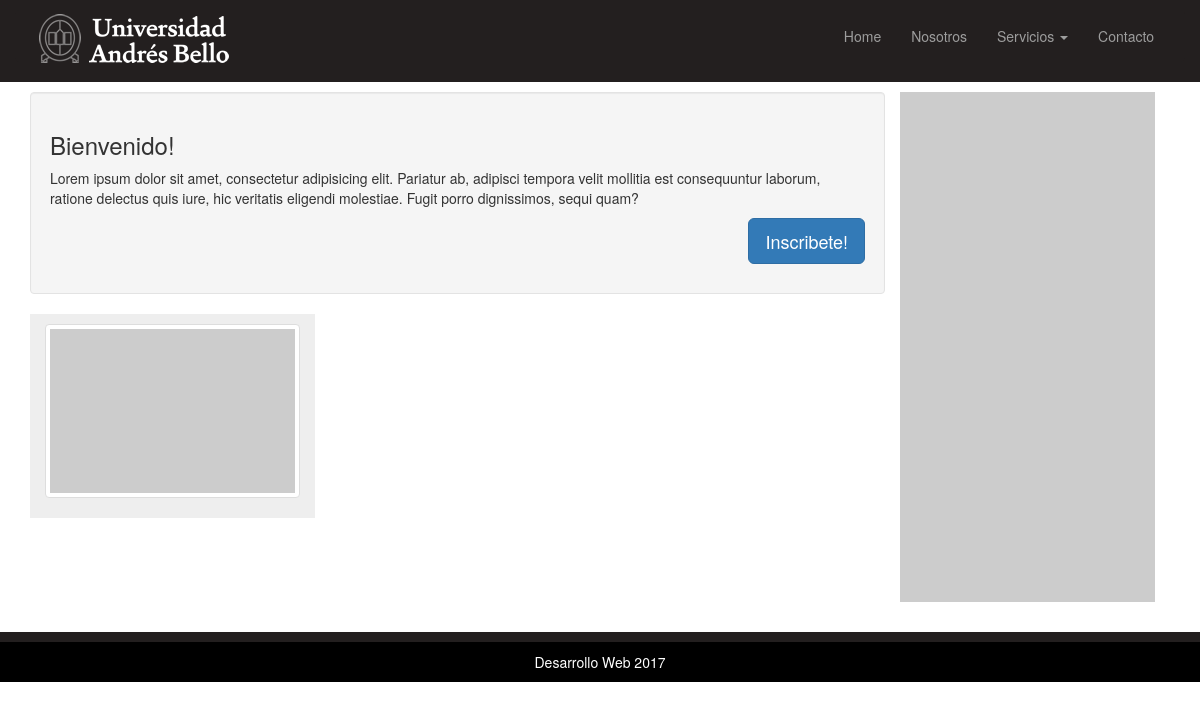
Before: / with the older database file.
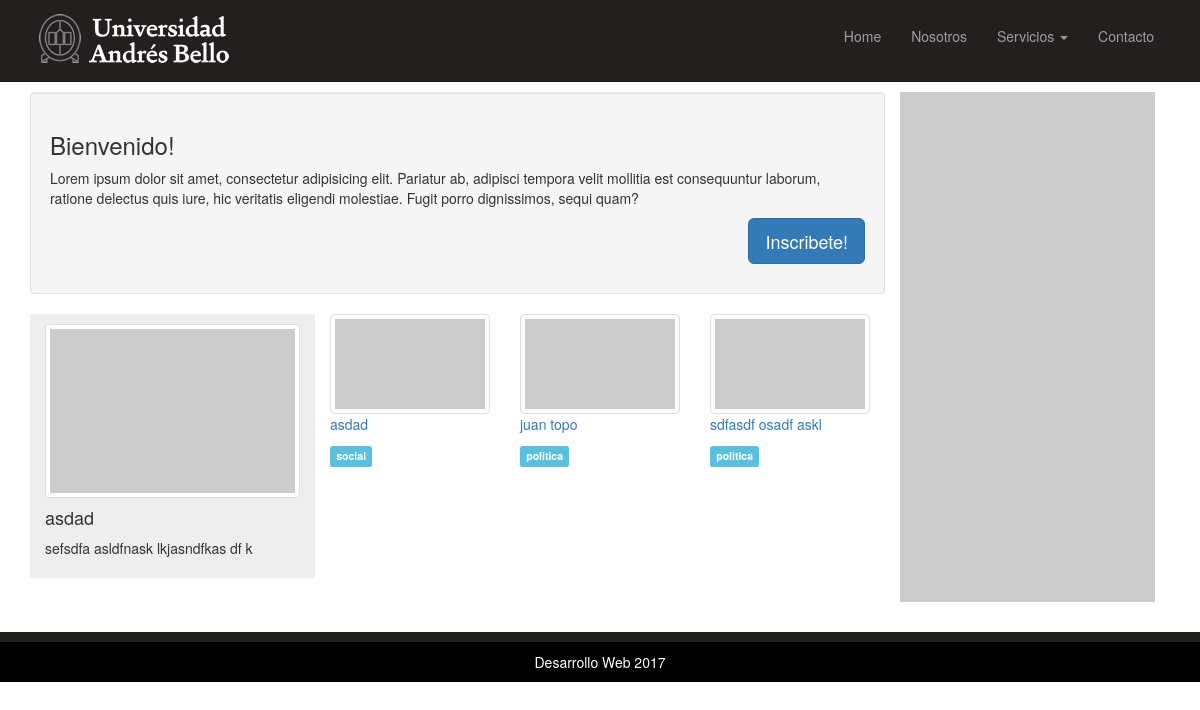
After: the same page with the newer database file.
### noticias/models.py (models this page shows, shortened)
class Noticia(models.Model):
    DESTACADO_CHOICES =((1,"Si"),(2,"No"))
    name = models.CharField(max_length=144)
    description = models.TextField()
    category = models.ForeignKey(Category)
    created = models.DateTimeField(auto_now_add=True)
    modified = models.DateTimeField(auto_now=True)
    imagen = models.ImageField( upload_to = 'static/images')
    destacado_choices = models.PositiveIntegerField(max_length=1, choices=DESTACADO_CHOICES)

class Category(models.Model):
    name = models.CharField(max_length=144)

### noticias/views.py (the view)
# urls.py: url(r'^$', views.index, name='index'),
def index(request):
    data = {}
    data['object_list'] = Noticia.objects.all().order_by('destacado_choices', 'created')
    return render(request,'index.html',data)

### templates/index.html
{% extends 'base.html' %}
{% block content %}
  <section>
    <div class="container">
      <div class="col-lg-9 col-sm-12">
        <div class="well row">
          <h3>Bienvenido!</h3>
          <p>Lorem ipsum dolor sit amet, consectetur adipisicing elit. Pariatur ab, adipisci tempora velit mollitia est consequuntur laborum, ratione delectus quis iure, hic veritatis eligendi molestiae. Fugit porro dignissimos, sequi quam?</p>
          <p class="text-right"><button class="btn btn-primary btn-lg">Inscribete!</button></p>
        </div>
        <div class="row">
          <div class="col-lg-4 aside">
            <div class="row">
              <div class="col-sm-4 col-lg-12">
                <img src="http://placehold.it/300x200" alt="" class="img-thumbnail">
              </div>
              <div class="col-sm-8 col-lg-12">
                <h4>{{object_list.0.name}}</h4>
                <p class="text-justify">{{object_list.0.description}}</p>
              </div>
            </div>
          </div>
          <div class="col-lg-8">
            <div class="row">
              {% for movie in object_list %}
              <div class="col-xs-6 col-sm-4">
                <img src="http://placehold.it/500x300" alt="" class="img-responsive img-thumbnail">
                <p><a href="{% url 'noticia_detalle' movie.pk %}" >{{movie.name}}</a></p>
                <p><span class="label label-info">{{movie.category.name}}</span></p>
              </div>
              {% endfor %}
            </div>
          </div>
        </div>
      </div>
      <div class="col-lg-3 visible-lg">
        <img src="http://placehold.it/400x800" alt="" class="img-responsive">
      </div>
    </div>
  </section>
{% endblock %}

Changed rows visible on the page:
added Noticia: name "asdad", description "sefsdfa asldfnask lkjasndfkas df k", category.name "social"
added Noticia: name "juan topo", category.name "politica"
added Noticia: name "sdfasdf osadf askl", category.name "politica"
